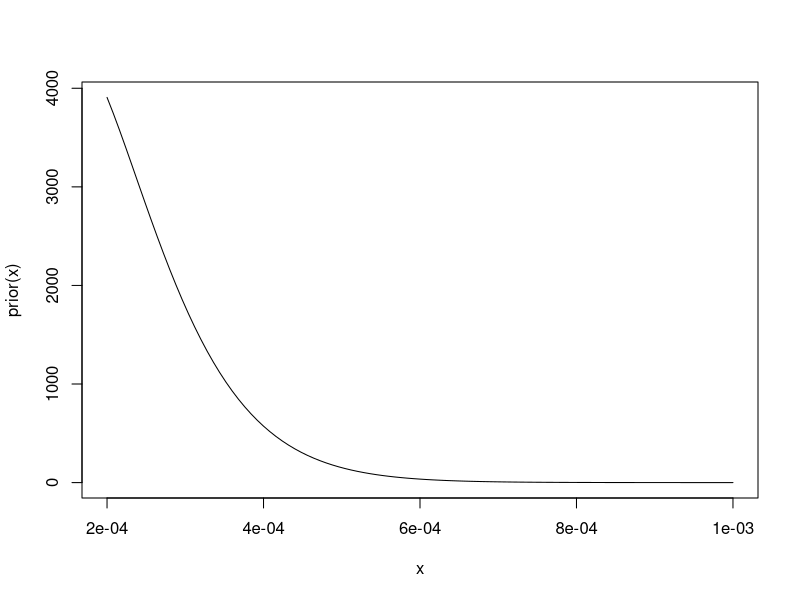
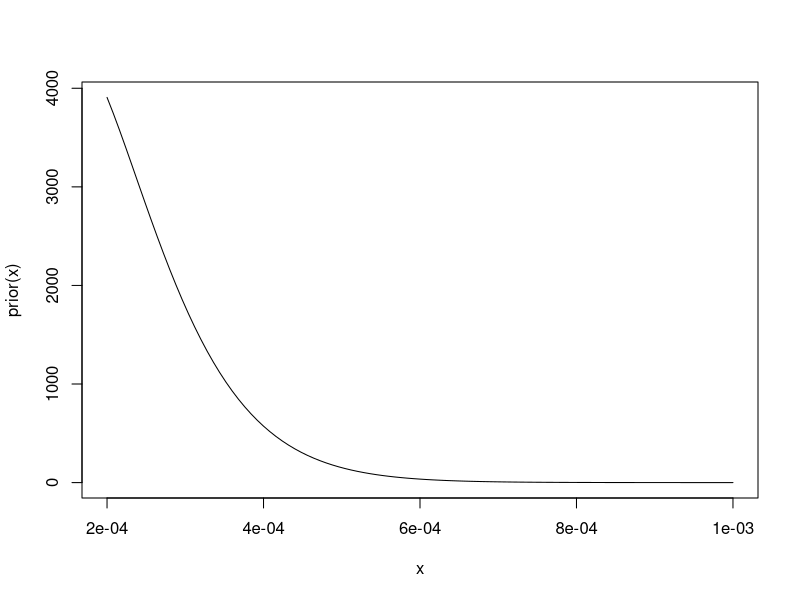
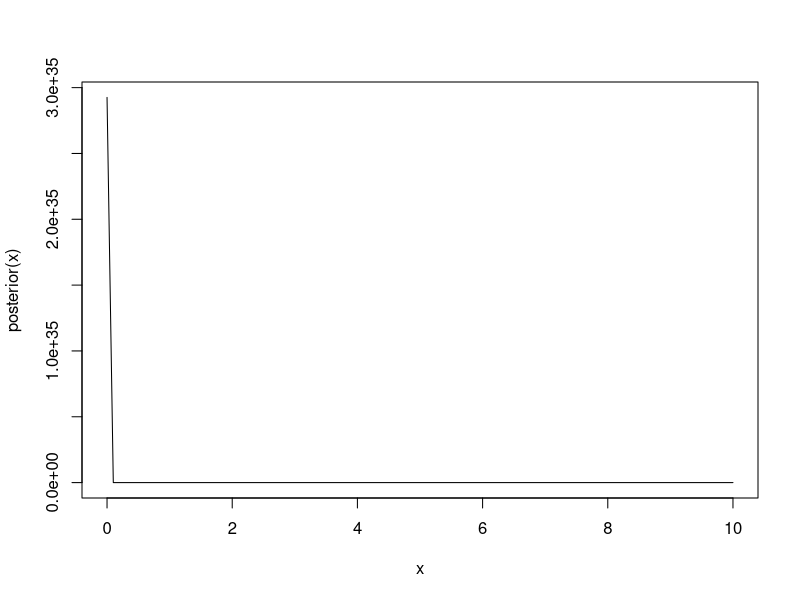

Reproduce these figures in R, in order.



prior <- function(theta){
  res = (20000)^4
  res = res/ factorial(3)
  res = res * (theta^3) 
  res = res * exp(-1 * 20000 * theta)
  return(res)
}


curve(prior, 0.0002, 0.001)

posterior <- function (theta){
  res = (20000 + 16178) ^ 9
  res = res/ factorial(9)
  res = res * exp(-1 * (20000 + 16178) * theta )
  return(res)
}

curve(prior, 0.0002, 0.001)
curve(posterior, 0.0002, 0.001, add = T, lty = 2)

curve(posterior, 0, 10)








